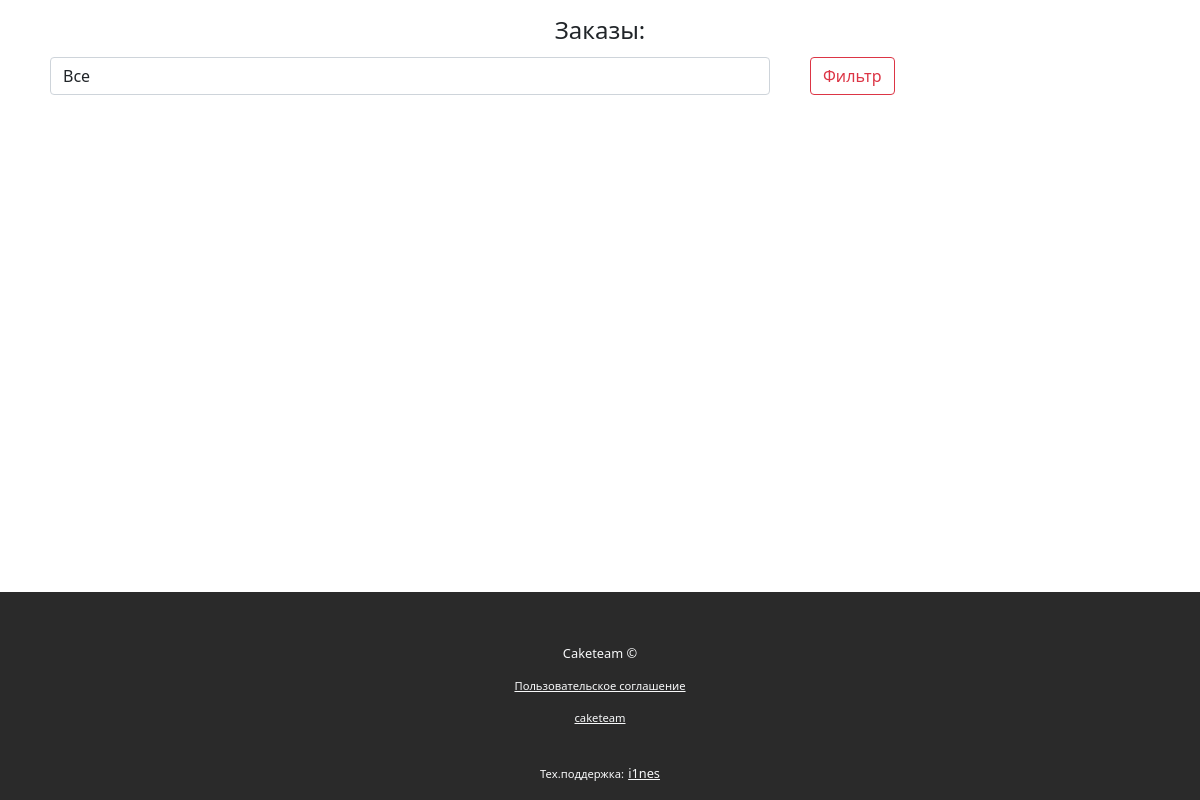
The page /orders on the database as committed earlier.
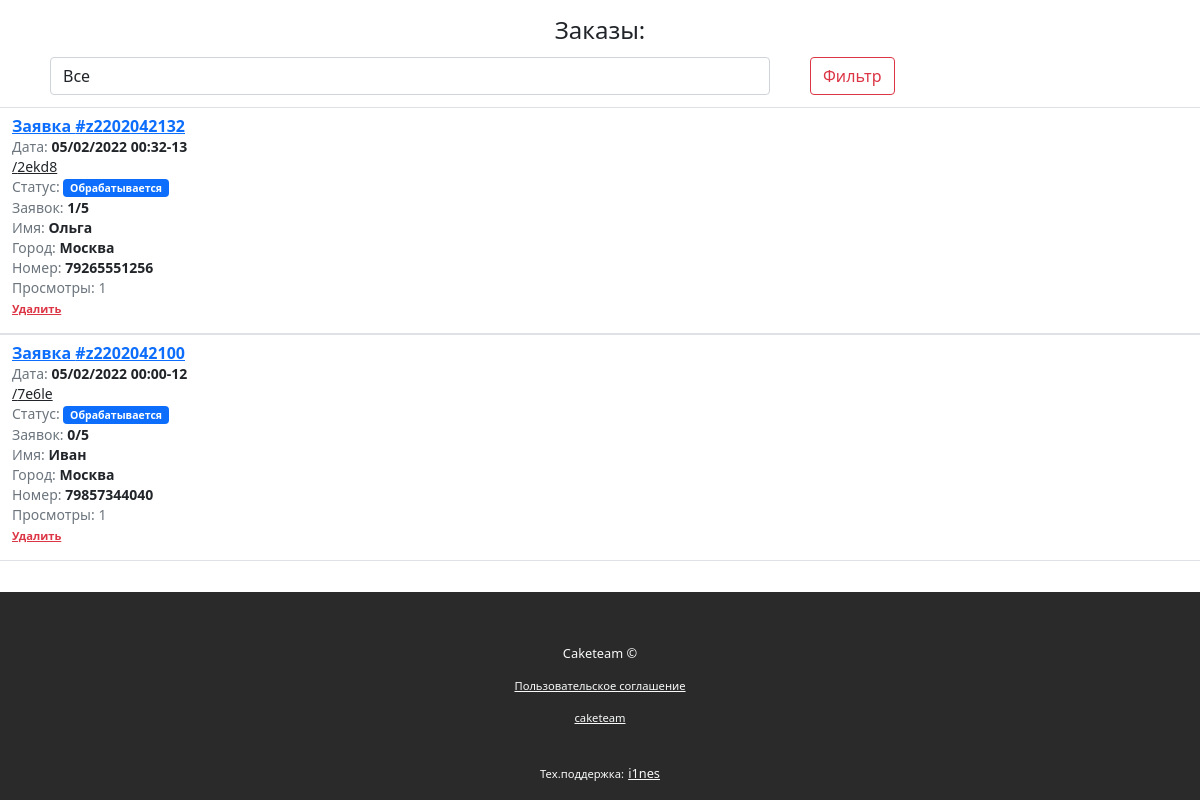
The same page on the database as committed later.
### quiz/models.py (models this page shows, shortened)
class Order(models.Model):
    STATUS_CHOICE = (
        ("NEW", "new"),
        ("FIND", "find"),
        ("WORK", "work"),
        ("DONE", "done"),
        ("UNDONE", "undone"),
    )
    name = models.CharField(max_length=200, default='')
    phone = models.CharField(max_length=15, default='')
    city = models.CharField(max_length=30, default='')
    max_responds = models.IntegerField(default=5)
    date = models.DateTimeField(auto_now_add=True, blank=True)
    status = models.CharField(max_length=15, choices=STATUS_CHOICE, default="NEW")
    note = models.TextField(default='')
    staff = models.ForeignKey(Staff, null=True, blank=True, on_delete=models.PROTECT, related_name="orders")
    respond_price = models.IntegerField(default=50)
    order_url = models.CharField(max_length=50, default="", unique=True)
    views = models.PositiveIntegerField(default=0)
    def set_numb_of_order(self):
        numb_of_order = '#z' + '{}'.format(self.date.strftime('%Y'))[-2:] + '{}'.format(
            self.date.strftime('%m%d%H%M'))
        return numb_of_order

### quiz/views.py (the view)
# urls.py: path('orders', quiz_views.orders, name="orders"),
def orders(request):
    if request.GET.get("status") == "ALL":
        orders = Order.objects.all().order_by('-date')
    elif request.GET.get("status") == "NEW":
        orders = Order.objects.filter(status="NEW").order_by('-date')
    elif request.GET.get("status") == "FIND":
        orders = Order.objects.filter(status="FIND").order_by('-date')
    elif request.GET.get("status") == "WORK":
        orders = Order.objects.filter(status="WORK").order_by('-date')
    elif request.GET.get("status") == "DONE":
        orders = Order.objects.filter(status="DONE").order_by('-date')
    elif request.GET.get("status") == "UNDONE":
        orders = Order.objects.filter(status="UNDONE").order_by('-date')
    else:
        orders = Order.objects.all().order_by('-date')
    return render(request, 'quiz/orders.html', {'orders': orders})

### quiz/templates/quiz/orders.html (shortened to what the changed rows need)
<!DOCTYPE html>
{% load static %}
<html lang="en" class="h-100">
<head>
    <link href="https://cdn.jsdelivr.net/npm/bootstrap@5.0.2/dist/css/bootstrap.min.css" rel="stylesheet">
    <link href="{% static 'css/style.css' %}" rel="stylesheet" />
</head>
<body class="d-flex flex-column h-100">
<main class="flex-shrink-0">
    {% for a in orders %}
    <div class="container-fluid border-bottom border-top pt-2">
        <div class="row">
            <div class="col-12">
                <p class="fw-bold lh-sm"><a href="{% url 'order_detail' order_id=a.id %}">Заявка {{ a.set_numb_of_order }}</a>
                    <br> <small class="text-muted fw-normal">Дата: <b class="text-dark">{{ a.date|date:'d/m/Y H:i' }}-{{ a.id }}</b></small>
                    <br> <small class="text-muted fw-normal"><a href="{% url 'order_for_client' a.order_url %}" class="text-dark">/{{ a.order_url }}</a></small>
                    {% if a.status == 'NEW' %}
                    <br> <small class="text-muted fw-normal">Статус: <span class="badge bg-warning text-dark">Новая</span></small>
                    {% elif a.status == 'FIND' %}
                    <br> <small class="text-muted fw-normal">Статус: <span class="badge bg-primary">Обрабатывается</span></small>
                    <br> <small class="text-muted fw-normal">Заявок: <b class="text-dark">{{ a.responds.all.count }}/{{ a.max_responds }}</b></small>
                    {% elif a.status == 'DONE' %}
                    <br> <small class="text-muted fw-normal">Статус: <span class="badge bg-secondary">Выполнен</span></small>
                    <br> <small class="text-muted fw-normal">Исполнитель: <b class="text-dark"><a href="{% url 'staff_list' %}#{{ a.id }}">{{ a.staff.name }} {{ a.staff.surname }}</a></b></small>
                    {% elif a.status == 'UNDONE' %}
                    <br> <small class="text-muted fw-normal">Статус: <span class="badge bg-danger">Не выполнен</span></small>
                    <br> <small class="text-muted fw-normal">Исполнитель: <b class="text-dark"><a href="{% url 'staff_list' %}#{{ a.id }}">{{ a.staff.name }} {{ a.staff.surname }}</a></b></small>
                    {% endif %}
                    <br> <small class="text-muted fw-normal">Имя: <b class="text-dark">{{ a.name }}</b></small>
                    <br> <small class="text-muted fw-normal">Город: <b class="text-dark">{{ a.city }}</b></small>
                    <br> <small class="text-muted fw-normal">Номер: <b class="text-dark">{{ a.phone }}</b></small>
                    <br> <small class="text-muted fw-normal">Просмотры: {{ a.views }}</small>
                    <br> <small class="offer-text"><a class="text-danger" href="{% url 'delete_order' order_id=a.id %}">Удалить</a></small>
                </p>
            </div>
        </div>
    </div>
    {% endfor %}
</main>
</body>
</html>

Rows that differ between the two databases and show on the page:
added Order: set_numb_of_order "#z2202042132", date "05/02/2022 00:32", id "13", order_url "2ekd8", responds.all.count "1", max_responds "5", name "Ольга", city "Москва", phone "79265551256", views "1"
added Order: set_numb_of_order "#z2202042100", date "05/02/2022 00:00", id "12", order_url "7e6le", responds.all.count "0", max_responds "5", name "Иван", city "Москва", phone "79857344040", views "1"
